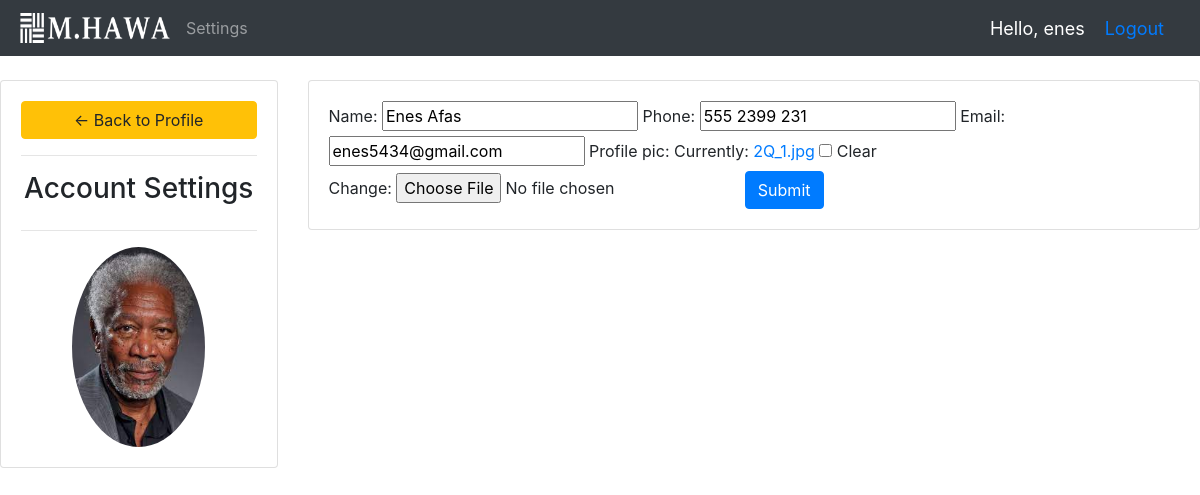
The page /account/ (signed in) on the database its author committed.
### accounts/models.py (models this page shows, shortened)
class Customer(models.Model):
    user = models.OneToOneField(User, blank=True, null=True, on_delete=models.CASCADE)
    name = models.CharField(max_length=50, null=True)
    phone = models.CharField(max_length=15, null=True)
    email = models.CharField(max_length=50, null=True)
    profile_pic = models.ImageField(default="profile.jpeg", null=True, blank=True)
    date_created = models.DateTimeField(auto_now_add=True, null=True)

### accounts/decorators.py (the view)
        def wrapper_func(request, *args, **kwargs):
            group = None
            if request.user.groups.exists():
                group = request.user.groups.all()[0].name
            if group in allowed_roles:
                return view_func(request, *args, **kwargs)
            else:
                return HttpResponse('You are not authorized to view this page')

### accounts/forms.py
class CustomerForm(ModelForm):
    class Meta:
        model = Customer
        fields = '__all__'
        exclude = ['user']

### accounts/views.py (called while the page is built)
@login_required(login_url='login')
@allowed_users(allowed_roles=['customers'])
def accountSettings(request):
    customer = request.user.customer
    form = CustomerForm(instance=customer)
    if request.method == 'POST':
        form = CustomerForm(request.POST, request.FILES, instance=customer)
        if form.is_valid():
            form.save()
    context = {'form': form}
    return render(request, 'accounts/account_settings.html', context)

### accounts/templates/accounts/account_settings.html (shortened to what this page needs)
{% extends 'base.html' %}
{% load static %}
{% block content %}
<br>
<div class="row">
    <div class="col-md-3">
        <div class="card card-body">
            <a href="{% url 'home' %}" class="btn btn-warning">&#8592;
                Back to Profile
            </a>
            <hr>
            <h3 style="text-align: center;">Account Settings</h3>
            <hr>
            <img class="profile-pic" src="{{request.user.customer.profile_pic.url}}" alt="">
        </div>
    </div>
    <div class="col-md-9">
        <div class="card card-body">
            <form action="" method="POST" enctype="multipart/form-data">
                {{form}}
                <input class="btn btn-primary" type="submit" name="Update Information">
            </form>
        </div>
    </div>
</div>
{% endblock content %}

### templates/navbar.html (shortened to what this page needs)
{% load static %}
<!DOCTYPE html>
<html lang="en">
<head>
    <link rel="stylesheet" href="https://cdn.jsdelivr.net/npm/bootstrap@4.3.1/dist/css/bootstrap.min.css">
</head>
<body>
  <nav class="navbar navbar-expand-lg navbar-dark bg-dark">
    <img src="{% static 'images/logo.png' %}" class="ml-1 mr-2" width="150" height="30">
    <div class="collapse navbar-collapse" id="navbarNav">
      <ul class="navbar-nav">
        {% if request.user.is_staff %}
        <li class="nav-item active">
          <a class="nav-link" href="{% url 'home' %}">Dashboard</a>
        </li>
        <li class="nav-item">
          <a class="nav-link" href="{% url 'products' %}">Products</a>
        </li>
        {% else %}
        <li class="nav-item">
          <a class="nav-link" href="{% url 'account' %}">Settings</a>
        </li>
        {% endif %}
      </ul>
    </div>
    <span class="hello-msg">Hello, {{request.user}}</span>
    <span class="hello-msg"><a href="{% url 'logout' %}" >Logout</a></span>
  </nav>
</body>
</html>

### static/css/main.css (style rules this page uses)
body { background-color: #ebeff5; }

### templates/navbar.html (style rules this page uses)
.hello-msg { font-size: 18px; color: #fff; margin-right: 20px; }

### accounts/templates/accounts/account_settings.html (style rules this page uses)
.profile-pic { max-width: 200px; max-height: 200px; margin: 0 auto; border-radius: 50%; }

### rows shown on the page
Customer: name "Enes Afas", phone "555 2399 231", email "enes5434@gmail.com"

### other values the page prints
{{ request.user }} "enes"
